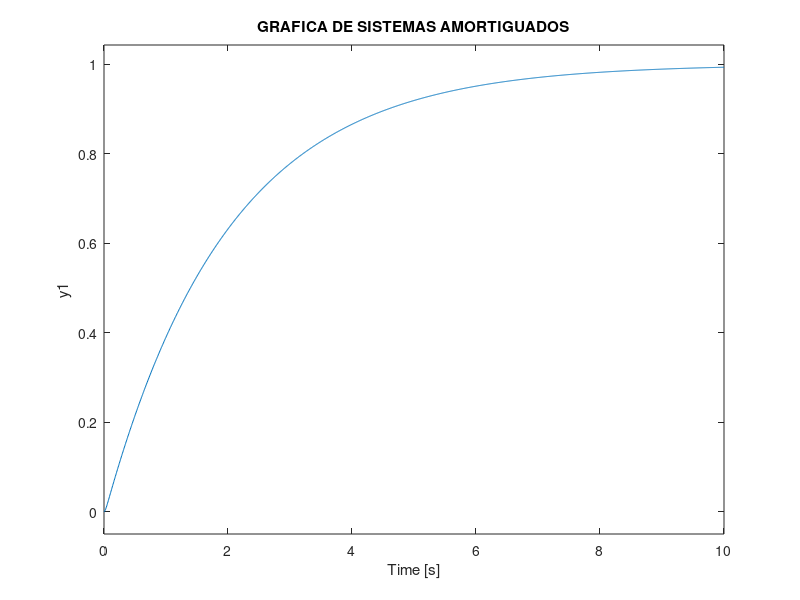

The MATLAB source for this figure:
disp(' ');
disp('GRAFICA DE SISTEMAS AMORTIGUADOS')
disp(' ');
Wn = input('Frecuencia natural amortiguada: Wn= ');
Z = input('Factor de amortiguamiento: Z= ');
num = Wn^2;
den = [1 2*Z*Wn Wn^2];
Gs = tf(num, den);
step(Gs, 10)
title('GRAFICA DE SISTEMAS AMORTIGUADOS')
grid
if Z == 0
    legend('Sistema Oscilatorio')
elseif Z > 0 && Z < 1
    legend('Sistema subamoritguado')
elseif Z == 1
    legend('Sistema amortiguado')
elseif Z == 1.5
    legend('Sistema sobreamortiguado')
else
    disp('El programa no pudo clasificar ')
end
hold on